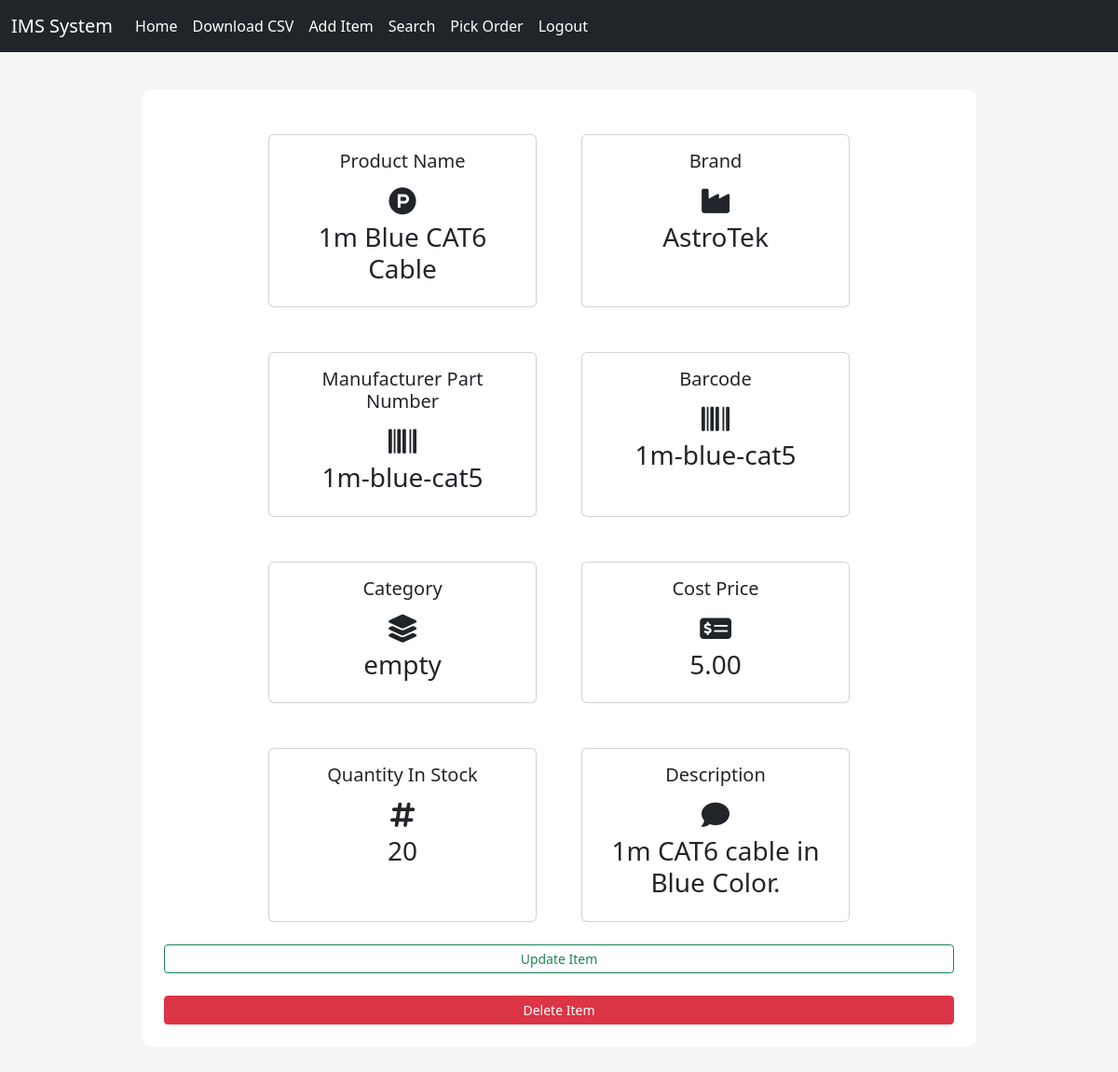
Before: /inventory/product/2 (signed in) with the older database file.
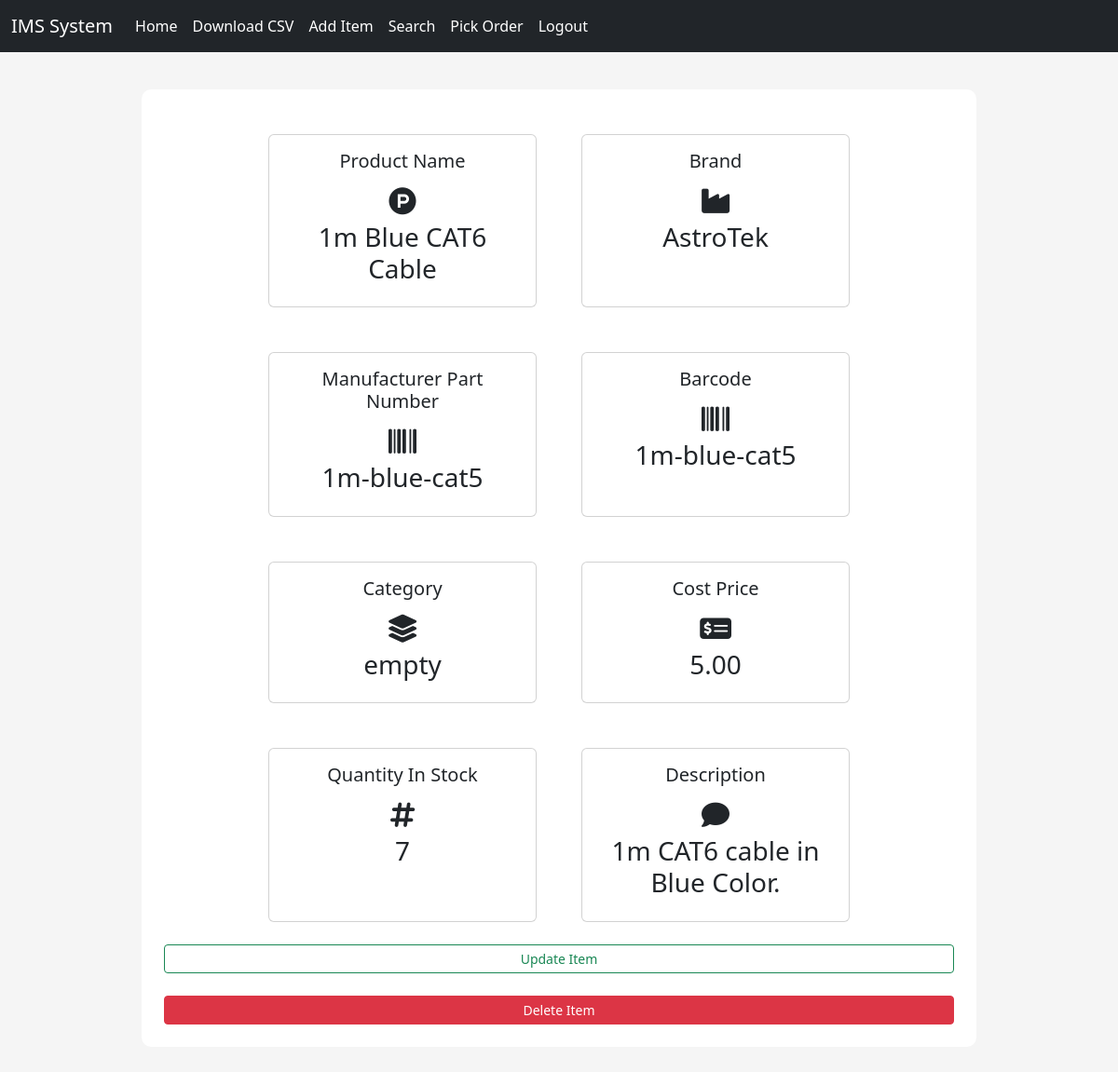
After: the same page with the newer database file.
### inventory/models.py (models this page shows, shortened)
class Inventory(models.Model):
    brand = models.CharField(max_length=300, null=False, blank=False)
    title = models.CharField(max_length=300, null=False, blank=False)
    manufacturer_part_number = models.CharField(max_length=300, null=False, blank=False)
    barcode = models.CharField(max_length=300, null=False, blank=False)
    category = models.CharField(max_length=300, null=False, blank=False)
    cost_price = models.DecimalField(
        max_digits=19, decimal_places=2, null=False, blank=False
    )
    quantity_in_stock = models.IntegerField(null=False, blank=False)
    description = models.TextField(null=True, blank=True)

### inventory/views.py (the view)
# urls.py: path("product/<int:pk>", per_product_view, name="per_product"),
@login_required()
def per_product_view(request, pk):
    inventory = get_object_or_404(Inventory, pk=pk)
    context = {"inventory": inventory}
    return render(request, "per_product.html", context=context)

### templates/per_product.html
{% extends "base.html" %}
{% block content %}
<div class="content-section">
    <div class="row mx-auto justify-content-center">
        <div class="card m-4" style="width: 18rem;">
            <div class="card-body">
                <h5 class="card-title text-center">Product Name</h5>
                <div class="text-center" style="font-size: 30px;">
                    <span><i class="fab fa-product-hunt"></i></span>
                </div>
                <h3 class="text-center">{{ inventory.title }}</h3>
            </div>
        </div>
        <div class="card m-4" style="width: 18rem;">
            <div class="card-body">
                <h5 class="card-title text-center">Brand</h5>
                <div class="text-center" style="font-size: 30px;">
                    <span><i class="fa fa-industry"></i></span>
                </div>
                <h3 class="text-center">{{ inventory.brand }}</h3>
            </div>
        </div>
        <div class="card m-4" style="width: 18rem;">
            <div class="card-body">
                <h5 class="card-title text-center">Manufacturer Part Number</h5>
                <div class="text-center" style="font-size: 30px;">
                    <span><i class="fa fa-barcode"></i></span>
                </div>
                <h3 class="text-center">{{ inventory.manufacturer_part_number }}</h3>
            </div>
        </div>
        <div class="card m-4" style="width: 18rem;">
            <div class="card-body">
                <h5 class="card-title text-center">Barcode</h5>
                <div class="text-center" style="font-size: 30px;">
                    <span><i class="fa fa-barcode"></i></span>
                </div>
                <h3 class="text-center">{{ inventory.barcode }}</h3>
            </div>
        </div>
        <div class="card m-4" style="width: 18rem;">
            <div class="card-body">
                <h5 class="card-title text-center">Category</h5>
                <div class="text-center" style="font-size: 30px;">
                    <span><i class="fa fa-layer-group"></i></span>
                </div>
                <h3 class="text-center">{{ inventory.category }}</h3>
            </div>
        </div>
        <div class="card m-4" style="width: 18rem;">
            <div class="card-body">
                <h5 class="card-title text-center">Cost Price</h5>
                <div class="text-center" style="font-size: 30px;">
                    <span><i class="fa fa-money-check-dollar"></i></span>
                </div>
                <h3 class="text-center">{{ inventory.cost_price }}</h3>
            </div>
        </div>
        <div class="card m-4" style="width: 18rem;">
            <div class="card-body">
                <h5 class="card-title text-center">Quantity In Stock</h5>
                <div class="text-center" style="font-size: 30px;">
                    <span><i class="fa fa-hashtag"></i></span>
                </div>
                <h3 class="text-center">{{ inventory.quantity_in_stock }}</h3>
            </div>
        </div>
        <div class="card m-4" style="width: 18rem;">
            <div class="card-body">
                <h5 class="card-title text-center">Description</h5>
                <div class="text-center" style="font-size: 30px;">
                    <span><i class="fa fa-comment"></i></span>
                </div>
                <h3 class="text-center">{{ inventory.description }}</h3>
            </div>
        </div>
        <a class="btn btn-outline-success btn-sm mb-4" href="{% url 'update_inventory' inventory.id %}">Update Item</a>
        <a class="btn btn-danger btn-sm" href="{% url 'delete_inventory' inventory.id %}">Delete Item</a>
    </div>
</div>
{% endblock %}

Changed rows visible on the page:
changed Inventory "1m Blue CAT6 Cable": quantity_in_stock "20" → "7"
